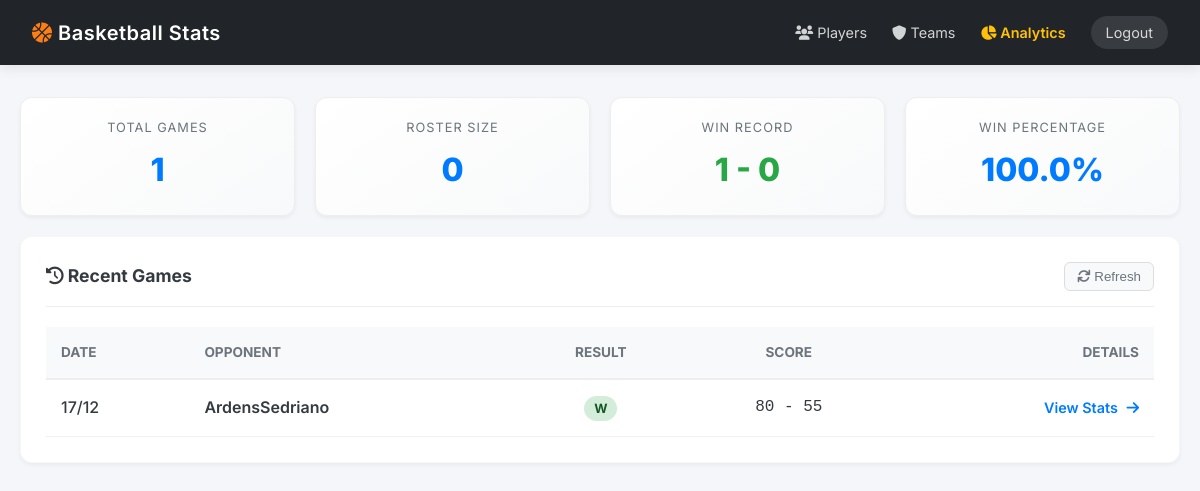
The page /teams/ArdensSedriano (signed in) on the database its author committed.
### core/models.py (models this page shows)
class Game(db.Model):
    __tablename__ = "games"
    id = db.Column(db.Integer, primary_key=True)
    date = db.Column(db.String(10), nullable=False)
    opponent = db.Column(db.String(100), nullable=False)
    team_score = db.Column(db.Integer, nullable=False)
    opponent_score = db.Column(db.Integer, nullable=False)
    result = db.Column(db.String(1), nullable=False)
    game_type = db.Column(db.String(20), nullable=False)
    sort_date = db.Column(db.String(10), nullable=False)
    @property
    def score_display(self):
        return f"{self.team_score} - {self.opponent_score}"

### web/routes/main.py (the view)
@main_bp.route("/teams/<opponent_name>")
@login_required
def opponent_games(opponent_name):
    games = (
        Game.query.filter_by(opponent=opponent_name)
        .order_by(Game.sort_date.desc())
        .all()
    )
    wins = sum(1 for g in games if g.result == "W")
    losses = len(games) - wins
    return render_template(
        "index.html",
        games=games,
        stats={"games": len(games), "players": 0, "wins": wins, "losses": losses},
    )

### web/__init__.py (called while the page is built)
def create_app(config_name: str = None) -> Flask:
    app = Flask(__name__)
    config = get_config(config_name)
    app.config.from_object(config)
    setup_logging(app, config)
    db.init_app(app)
    bcrypt.init_app(app)
    csrf.init_app(app)
    cache.init_app(app)
    limiter.init_app(app)
    login_manager.init_app(app)
    login_manager.login_view = "auth.login"
    login_manager.login_message = "Please log in to access this page."
    login_manager.login_message_category = "info"
    @login_manager.user_loader
    def load_user(user_id):
        return User.query.get(int(user_id))
    register_blueprints(app)
    return app

### web/templates/index.html (shortened to what this page needs)
<!doctype html>
<html lang="en">
    <head>
        <link
            rel="stylesheet"
            href="{{ url_for('static', filename='css/style.css') }}"
        />
        <link
            rel="stylesheet"
            href="https://cdnjs.cloudflare.com/ajax/libs/font-awesome/6.0.0/css/all.min.css"
        />
    </head>
    <body>
        <div class="header">
            <h1>
                <i class="fas fa-basketball-ball" style="color: #fd7e14"></i>
                Basketball Stats
            </h1>
            <div style="display: flex; gap: 25px; align-items: center">
                <a href="{{ url_for('main.players') }}"
                    ><i class="fas fa-users"></i> Players</a
                >
                <a href="{{ url_for('main.teams') }}"
                    ><i class="fas fa-shield-alt"></i> Teams</a
                >
                <a
                    href="{{ url_for('analytics.dashboard') }}"
                    style="color: #ffc107; font-weight: 600"
                    ><i class="fas fa-chart-pie"></i> Analytics</a
                >
                <a
                    href="{{ url_for('auth.logout') }}"
                    style="
                        background: rgba(255, 255, 255, 0.1);
                        padding: 5px 15px;
                        border-radius: 20px;
                    "
                    >Logout</a
                >
            </div>
        </div>
        <div class="container">
            <div class="metrics-row">
                <div class="metric-card">
                    <div class="label">Total Games</div>
                    <div class="value">{{ stats.games }}</div>
                </div>
                <div class="metric-card">
                    <div class="label">Roster Size</div>
                    <div class="value">{{ stats.players }}</div>
                </div>
                <div class="metric-card">
                    <div class="label">Win Record</div>
                    <div
                        class="value"
                        style="color: {{ 'var(--success)' if stats.wins > stats.losses else 'var(--primary)' }}"
                    >
                        {{ stats.wins }} - {{ stats.losses }}
                    </div>
                </div>
                <div class="metric-card">
                    <div class="label">Win Percentage</div>
                    <div class="value">
                        {% if stats.games > 0 %} {{ (stats.wins / stats.games *
                        100)|round(1) }}% {% else %} 0% {% endif %}
                    </div>
                </div>
            </div>
            <div class="panel">
                <div class="panel-header">
                    <h3><i class="fas fa-history"></i> Recent Games</h3>
                    <button
                        onclick="window.location.reload()"
                        style="
                            background: #f8f9fa;
                            border: 1px solid #ddd;
                            padding: 6px 12px;
                            border-radius: 6px;
                            cursor: pointer;
                            color: var(--text-muted);
                        "
                    >
                        <i class="fas fa-sync"></i> Refresh
                    </button>
                </div>
                <div style="overflow-x: auto">
                    <table style="width: 100%; border-collapse: collapse">
                        <thead>
                            <tr
                                style="
                                    background: #f8f9fa;
                                    border-bottom: 2px solid #eee;
                                "
                            >
                                <th
                                    style="
                                        padding: 15px;
                                        text-align: left;
                                        color: var(--text-muted);
                                        font-size: 0.85rem;
                                        text-transform: uppercase;
                                    "
                                >
                                    Date
                                </th>
                                <th
                                    style="
                                        padding: 15px;
                                        text-align: left;
                                        color: var(--text-muted);
                                        font-size: 0.85rem;
                                        text-transform: uppercase;
                                    "
                                >
                                    Opponent
                                </th>
                                <th
                                    style="
                                        padding: 15px;
                                        text-align: center;
                                        color: var(--text-muted);
                                        font-size: 0.85rem;
                                        text-transform: uppercase;
                                    "
                                >
                                    Result
                                </th>
                                <th
                                    style="
                                        padding: 15px;
                                        text-align: center;
                                        color: var(--text-muted);
                                        font-size: 0.85rem;
                                        text-transform: uppercase;
                                    "
                                >
                                    Score
                                </th>
                                <th
                                    style="
                                        padding: 15px;
                                        text-align: right;
                                        color: var(--text-muted);
                                        font-size: 0.85rem;
                                        text-transform: uppercase;
                                    "
                                >
                                    Details
                                </th>
                            </tr>
                        </thead>
                        <tbody>
                            {% for game in games %}
                            <tr
                                style="
                                    border-bottom: 1px solid #f1f1f1;
                                    transition: background 0.2s;
                                "
                            >
                                <td style="padding: 15px; font-weight: 500">
                                    {{ game.date }}
                                </td>
                                <td
                                    style="
                                        padding: 15px;
                                        font-weight: 600;
                                        color: var(--text-main);
                                    "
                                >
                                    {{ game.opponent }}
                                </td>
                                <td style="padding: 15px; text-align: center">
                                    <span
                                        style="padding: 5px 10px; border-radius: 20px; font-size: 0.8rem; font-weight: 700;
                                      background: {{ '#d4edda' if game.result == 'W' else '#f8d7da' }};
                                      color: {{ '#155724' if game.result == 'W' else '#721c24' }};"
                                    >
                                        {{ game.result }}
                                    </span>
                                </td>
                                <td
                                    style="
                                        padding: 15px;
                                        text-align: center;
                                        font-family: monospace;
                                        font-size: 1rem;
                                    "
                                >
                                    {{ game.score_display }}
                                </td>
                                <td style="padding: 15px; text-align: right">
                                    <a
                                        href="{{ url_for('main.game_detail', game_id=game.id) }}"
                                        style="
                                            color: var(--primary);
                                            text-decoration: none;
                                            font-weight: 600;
                                            font-size: 0.9rem;
                                        "
                                    >
                                        View Stats
                                        <i
                                            class="fas fa-arrow-right"
                                            style="margin-left: 5px"
                                        ></i>
                                    </a>
                                </td>
                            </tr>
                            {% endfor %}
                        </tbody>
                    </table>
                </div>
            </div>
        </div>
    </body>
</html>

### web/static/css/style.css (style rules this page uses)
:root { --primary: #007bff; --primary-dark: #0056b3; --secondary: #6c757d; --success: #28a745; --bg-body: #f4f6f9; --bg-card: #ffffff; --text-main: #343a40; --text-muted: #6c757d; --border-radius: 12px; --shadow-sm: 0 2px 4px rgba(0, 0, 0, 0.05); --shadow-md: 0 4px 12px rgba(0, 0, 0, 0.08); }
* { box-sizing: border-box; margin: 0; padding: 0; }
body { font-family: "Inter", -apple-system, BlinkMacSystemFont, "Segoe UI", Roboto, sans-serif; background-color: var(--bg-body); color: var(--text-main); line-height: 1.6; padding-bottom: 40px; }
.header { background: #212529; color: white; padding: 1rem 2rem; display: flex; justify-content: space-between; align-items: center; box-shadow: var(--shadow-md); position: sticky; top: 0; z-index: 1000; }
.header h1 { font-size: 1.25rem; font-weight: 600; letter-spacing: 0.5px; }
.header a { color: rgba(255, 255, 255, 0.8); text-decoration: none; font-size: 0.9rem; transition: 0.2s; }
.container { max-width: 1400px; margin: 2rem auto; padding: 0 20px; }
.panel { background: var(--bg-card); padding: 25px; border-radius: var(--border-radius); box-shadow: var(--shadow-sm); margin-bottom: 25px; border: 1px solid rgba(0, 0, 0, 0.03); }
.panel-header { display: flex; justify-content: space-between; align-items: center; margin-bottom: 20px; border-bottom: 1px solid #eee; padding-bottom: 15px; }
.panel h3 { font-size: 1.1rem; color: var(--text-main); font-weight: 700; margin: 0; }
.metrics-row { display: flex; gap: 20px; margin-bottom: 20px; }
.metric-card { flex: 1; background: linear-gradient(145deg, #ffffff, #f8f9fa); padding: 20px; border-radius: var(--border-radius); text-align: center; border: 1px solid #eee; box-shadow: var(--shadow-sm); }
.metric-card .label { font-size: 0.8rem; text-transform: uppercase; letter-spacing: 1px; color: var(--text-muted); margin-bottom: 5px; }
.metric-card .value { font-size: 2rem; font-weight: 800; color: var(--primary); }

### rows shown on the page
Game: date "17/12", opponent "ArdensSedriano", result "W", score_display "80 - 55"

### other values the page prints
{{ stats.games }} "1"
{{ stats.players }} "0"
{{ stats.wins }} "1"
{{ stats.losses }} "0"
{{ (stats.wins / stats.games *
                        100)|round(1) }} "100.0"
